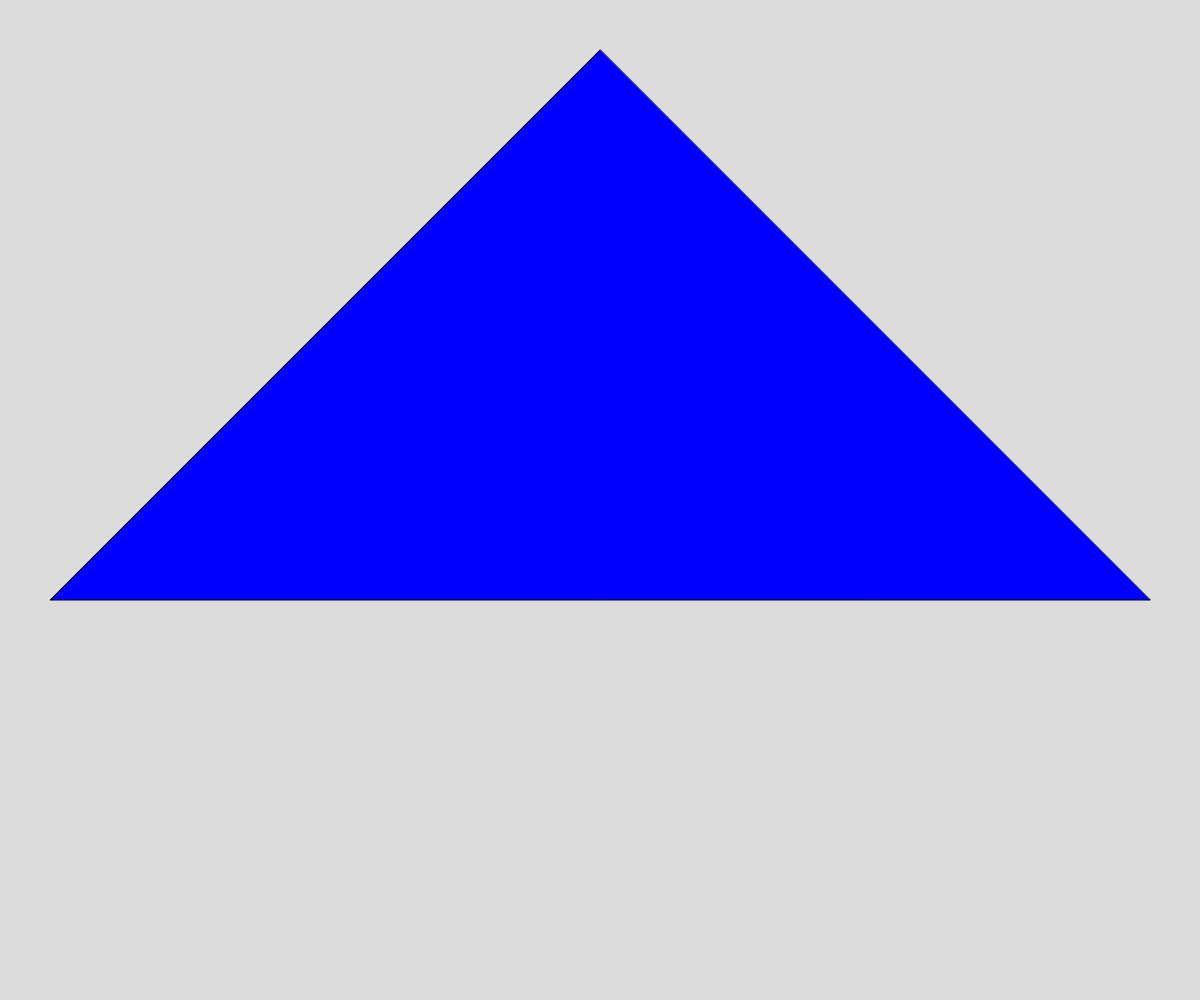
Frame 1 (no input)
Frame 60 (no input): identical to frame 1, image omitted
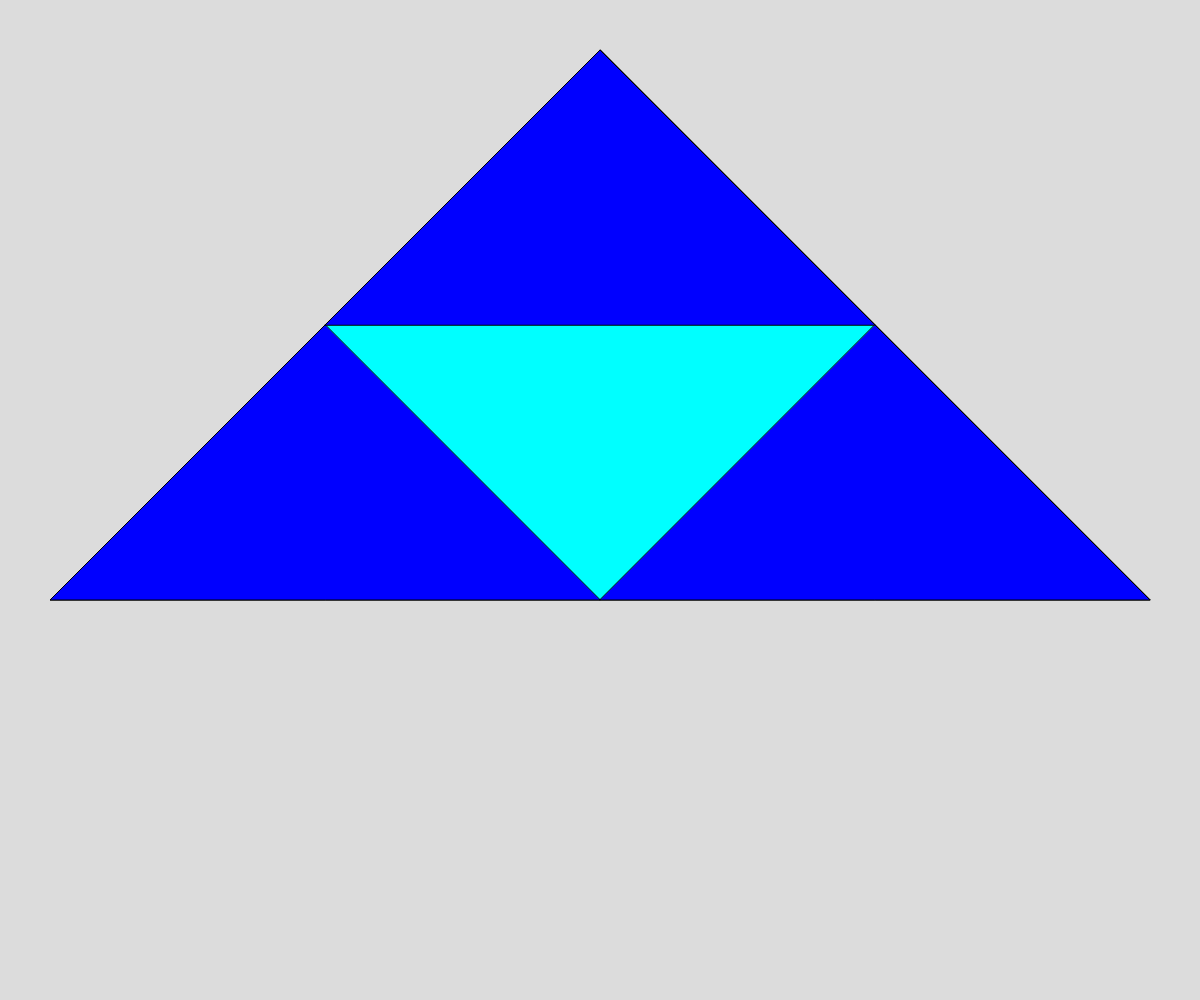
Frame 120 (the mouse pressed at the canvas centre since frame 60)

The p5.js sketch that drew these frames (run headless with seeded random() and noise() and a simulated clock; from frame 60 on, the mouse is pressed at the canvas centre):

// p5.js sketch
// ── sketch.js
// Sierpinski Triangle Demo
// Recursion -- but visual

let initialTriangle = [
  {x: 600, y: 50},
  {x: 50, y: 600},
  {x: 1150, y: 600}
];

let theDepth = 0;

let theColors = ["blue", "cyan", "green", "purple", "red", "yellow", "orange", "gray"];

function setup() {
  createCanvas(windowWidth, windowHeight);
  background(220);
  sierpinski(initialTriangle, theDepth);
}

function draw() {
}

function mousePressed(){
  if (theDepth < 8){
    theDepth++;
    background(220);
    sierpinski(initialTriangle, theDepth);
  }
}

function sierpinski(points,depth){
  fill(theColors[depth]);
  triangle(
    points[0].x, points[0].y,
    points[1].x, points[1].y, points[2].x,
    points[2].y
  );

  //escape clause
  if (depth > 0){
    
    //pattern -- draw the 3 new triangles

    //bottom left
    sierpinski([midPoint(points[0], points[1]), 
      points[1], 
      midPoint(points[1], points[2]),], 
    depth-1,
    );

    //top
    sierpinski([midPoint(points[0], points[1]), 
      points[0], 
      midPoint(points[0], points[2]),], 
    depth-1,
    );

    //bottom right
    sierpinski([midPoint(points[0], points[2]), 
      points[2], 
      midPoint(points[1], points[2]),], 
    depth-1,
    );
  }
} 

function midPoint(point1, point2){
  let midX = (point1.x + point2.x) / 2;
  let midY = (point1.y + point2.y) / 2;
  return {x: midX, y:midY};
}
